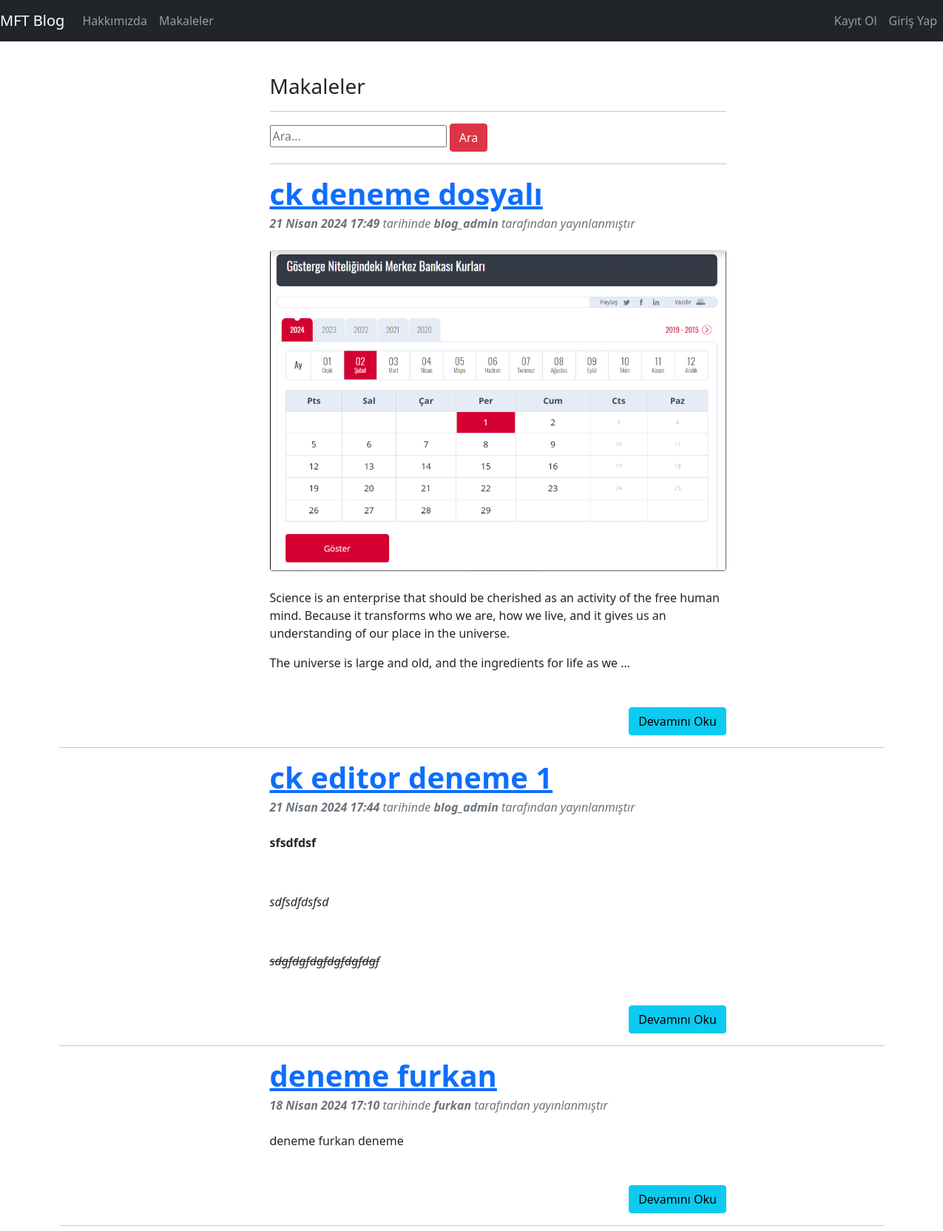
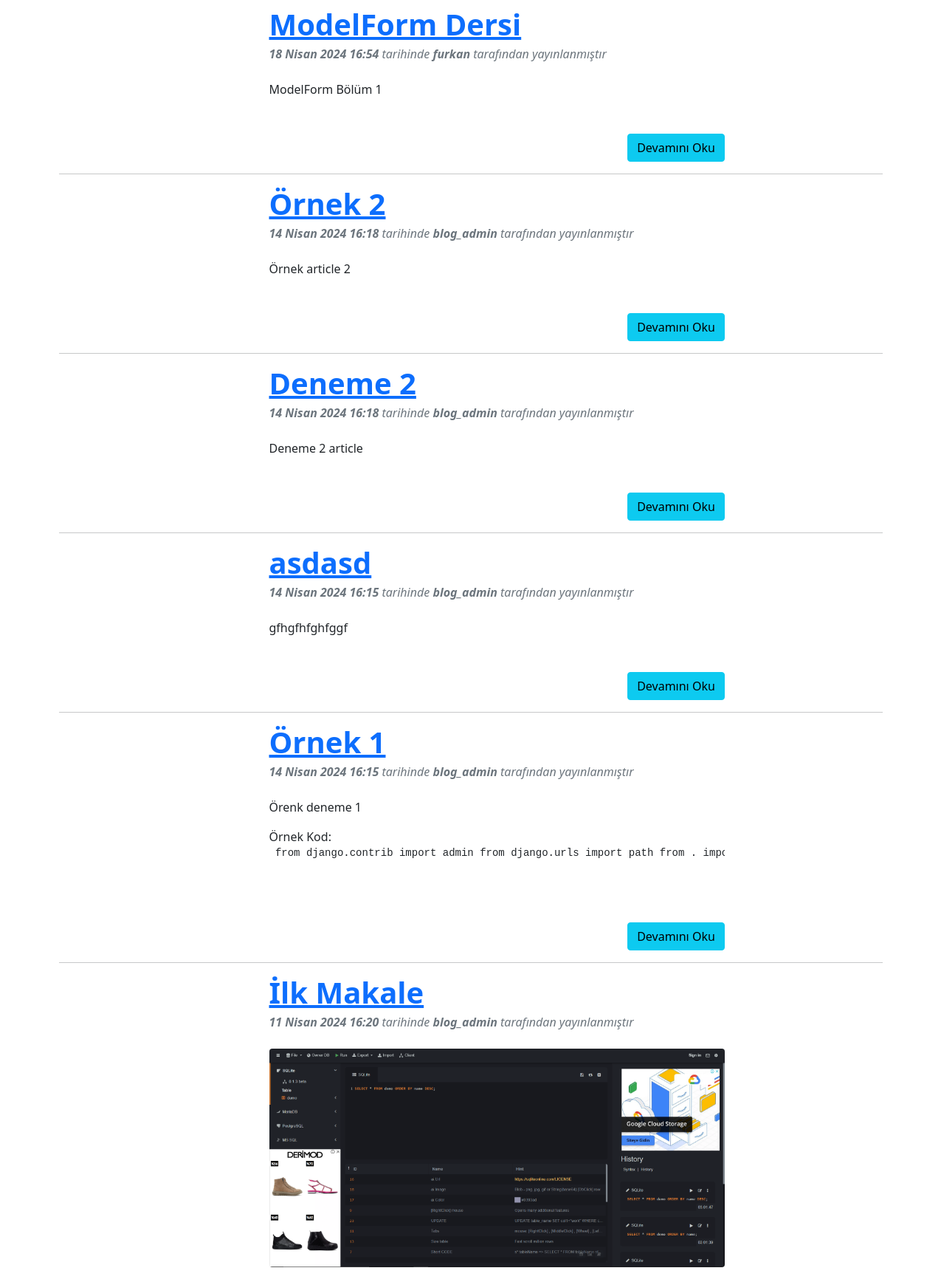
The app's page /articles/ (upper part) with its own data (2 pictures, top to bottom).
### article/models.py (models this page shows, shortened)
class Article(models.Model):
    author = models.ForeignKey("auth.User",on_delete=models.CASCADE, verbose_name="Yazar")
    title = models.CharField(max_length=50, verbose_name="Başlık")
    content = RichTextField(verbose_name="İçerik")
    created_date = models.DateTimeField(auto_now_add = True, verbose_name="Oluşturulma Tarihi")
    article_image = models.FileField(blank=True,null=True,verbose_name="Makaleye fotoğraf/dosya ekleyin")
    class Meta:
        ordering = ["-created_date"]

### article/views.py (the view)
# urls.py: path('', views.articles, name="articles"),
def articles(request):
    keyword = request.GET.get("keyword")
    if keyword:
        articles = Article.objects.filter(title__contains=keyword)
        return render(request, "articles.html", {"articles": articles})
    articles = Article.objects.all()
    return render(request, "articles.html", {"articles": articles})

### templates/articles.html (shortened to what this page needs)
{% extends "layout.html" %}
{% block body %}
<div class="row">
    <div class="col-md-10 offset-md-3">
        <div class="col-lg-8">
            <h3>Makaleler</h3>
            <hr>
        </div>
    </div>
</div>
<div class="row">
    <div class="col-md-10 offset-md-3">
        <div class="col-lg-8">
<form>
    <input type="text" name="keyword" class="input-sm" maxlength="64" placeholder="Ara...">
    <button type="submit" class="btn btn-danger">Ara</button>
</form>
<hr>
</div>
</div>
</div>
{% if articles %}
{% for article in articles %}
<div class="row">
    <div class="col-md-10 offset-md-3">
        <div class="col-lg-8">
            <article>
                <header class="mb-4">
                    <a href="{% url 'article:detail' article.id %}"><h1
                            class="fw-bolder mb-1">{{article.title}}</h1></a>
                    <div
                        class="text-muted fst-italic mb-2"><b>{{article.created_date}}</b>
                        tarihinde <b>{{article.author.username}}</b> tarafından
                        yayınlanmıştır</div>
                </header>
                {% if article.article_image %}
                <a href="{% url 'article:detail' article.id %}"><figure
                        class="mb-4"><img class="img-fluid rounded"
                            src="{{article.article_image.url}}"
                            alt="..." /></figure></a>
                {% endif %}
                <section class="mb-5">
                    {{article.content|safe|truncatewords:50}}
                </section>
                <a style="float : right" href="{% url 'article:detail' article.id %}"
                    class="btn btn-info">Devamını Oku</a>
            </article>
        </div>
    </div>
</div>
<hr>
{% endfor %}
{% endif %}
{% endblock body %}

### templates/layout.html (shortened to what this page needs)
<!DOCTYPE html>
{% load static %}
<html lang="en">
<head>
    <link rel="stylesheet" href="{% static 'css/bootstrap.min.css' %}">
    <link rel="stylesheet" href="../static/style.css">
</head>
<body>
    {% include "includes/navbar.html" %}
    <div style="margin-top:100px; margin-bottom:50px;" class="container">
        {% block body %}
        {% endblock body %}
    </div>
</body>
</html>

### templates/includes/navbar.html (shortened to what this page needs)
<nav class="navbar navbar-expand-md navbar-dark fixed-top bg-dark">
    <a class="navbar-brand" href="{% url 'index' %}">MFT Blog</a>
    <div class="collapse navbar-collapse" id="navbarCollapse">
      <ul class="navbar-nav mr-auto">
        <li class="nav-item active">
          <a class="nav-link" href="{% url 'about' %}">Hakkımızda</a>
        </li>
        <li class="nav-item active">
          <a class="nav-link" href="{% url 'article:articles' %}">Makaleler</a>
        </li>
      </ul>
    </div>
    <div class="collapse navbar-collapse" id="navbarCollapse">
      <ul class="navbar-nav ms-auto">
        {% if request.user.is_authenticated %}
          <li class="nav-item active">
            <a class="nav-link" href="{% url 'article:dashboard' %}">Kontrol Paneli</a>
          </li>
          <li class="nav-item active">
            <a class="nav-link" href="{% url 'user:logout' %}">Çıkış Yap</a>
          </li>
        {% else %}
          <li class="nav-item active">
            <a class="nav-link" href="{% url 'user:register' %}">Kayıt Ol</a>
          </li>
          <li class="nav-item active">
            <a class="nav-link" href="{% url 'user:login' %}">Giriş Yap</a>
          </li>
        {% endif %}
      </ul>
    </div>
  </nav>

### records on screen
Article: title "ck deneme dosyalı", created_date "21 Nisan 2024 17:49", author.username "blog_admin", article_image (picture), content "Science is an enterprise that should be cherished as an activity of the free human mind. Because it transforms who we are, how we live, and it gives us an understanding of our place in the universe. The universe is large and old, and the ingredients for life as we …"
Article: title "ck editor deneme 1", created_date "21 Nisan 2024 17:44", author.username "blog_admin", content "sfsdfdsf sdfsdfdsfsd sdgfdgfdgfdgfdgfdgf"
Article: title "deneme furkan", created_date "18 Nisan 2024 17:10", author.username "furkan", content "deneme furkan deneme"
Article: title "ModelForm Dersi", created_date "18 Nisan 2024 16:54", author.username "furkan", content "ModelForm Bölüm 1"
Article: title "Örnek 2", created_date "14 Nisan 2024 16:18", author.username "blog_admin", content "Örnek article 2"
Article: title "Deneme 2", created_date "14 Nisan 2024 16:18", author.username "blog_admin", content "Deneme 2 article"
Article: title "asdasd", created_date "14 Nisan 2024 16:15", author.username "blog_admin", content "gfhgfhfghfggf"
Article: title "Örnek 1", created_date "14 Nisan 2024 16:15", author.username "blog_admin", content "Örenk deneme 1 Örnek Kod: from django.contrib import admin from django.urls import path from .…"
Article: title "İlk Makale", created_date "11 Nisan 2024 16:20", author.username "blog_admin", article_image (picture)
